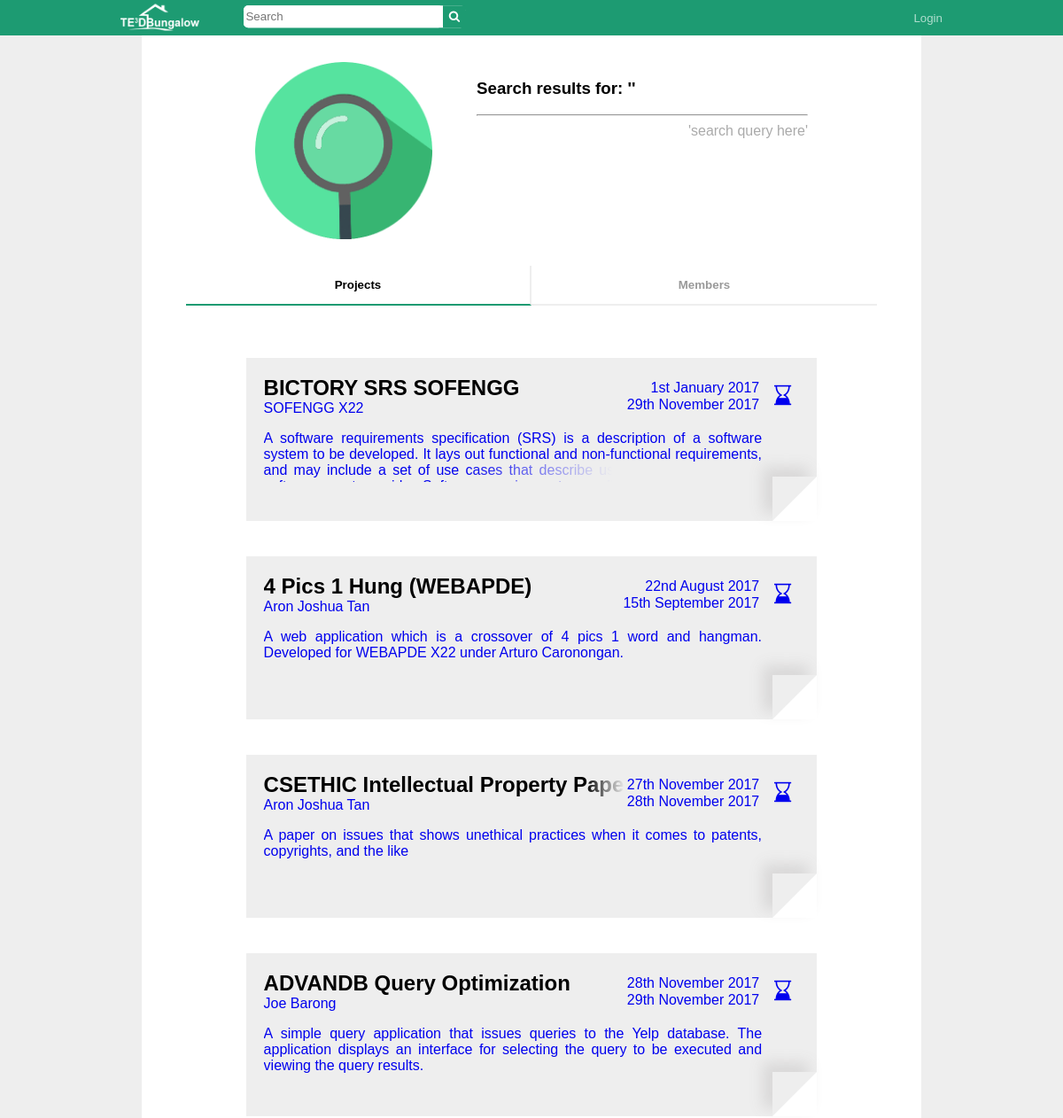
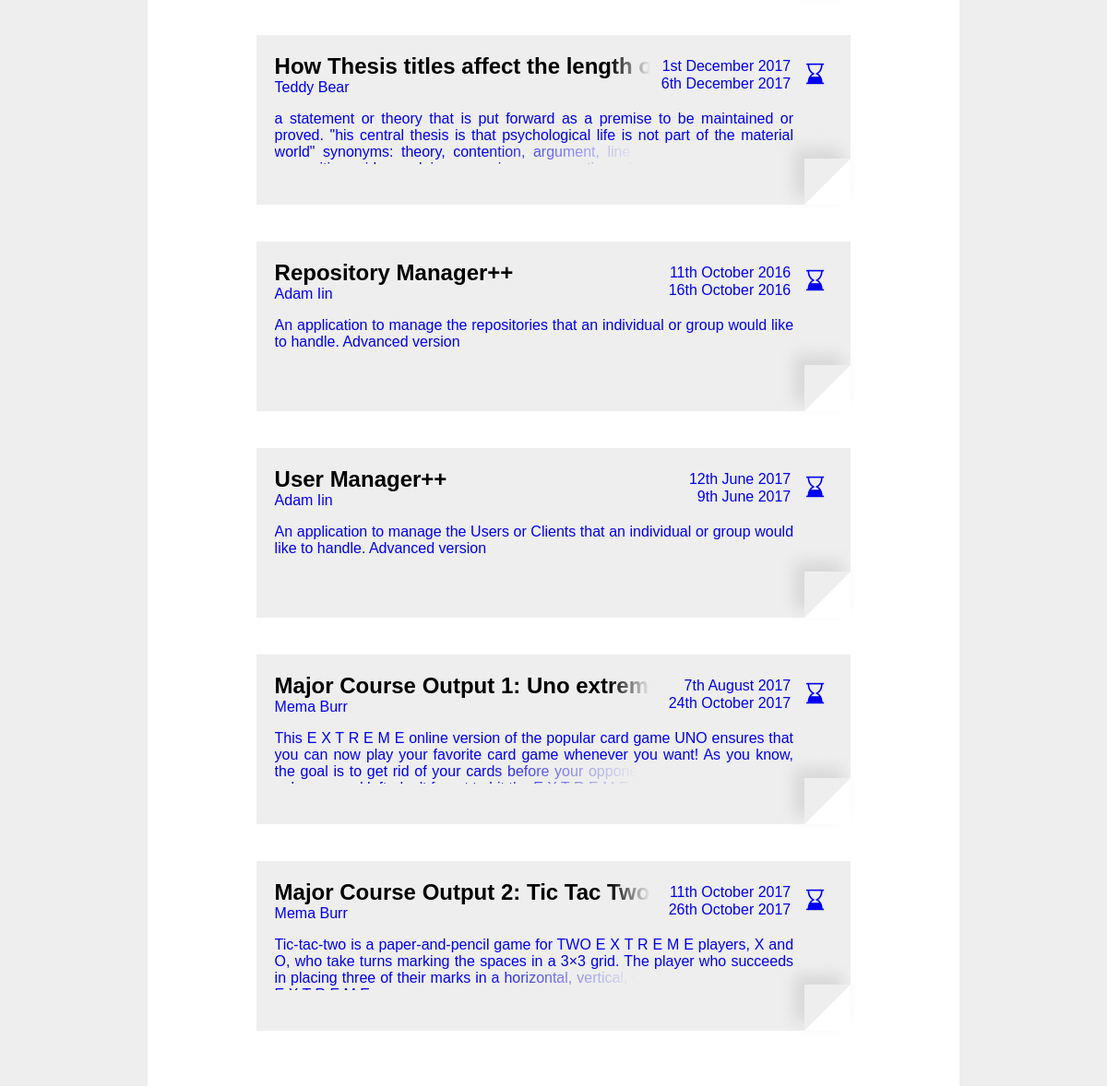
The page /search.php on the database as committed earlier (2 pictures, top to bottom).
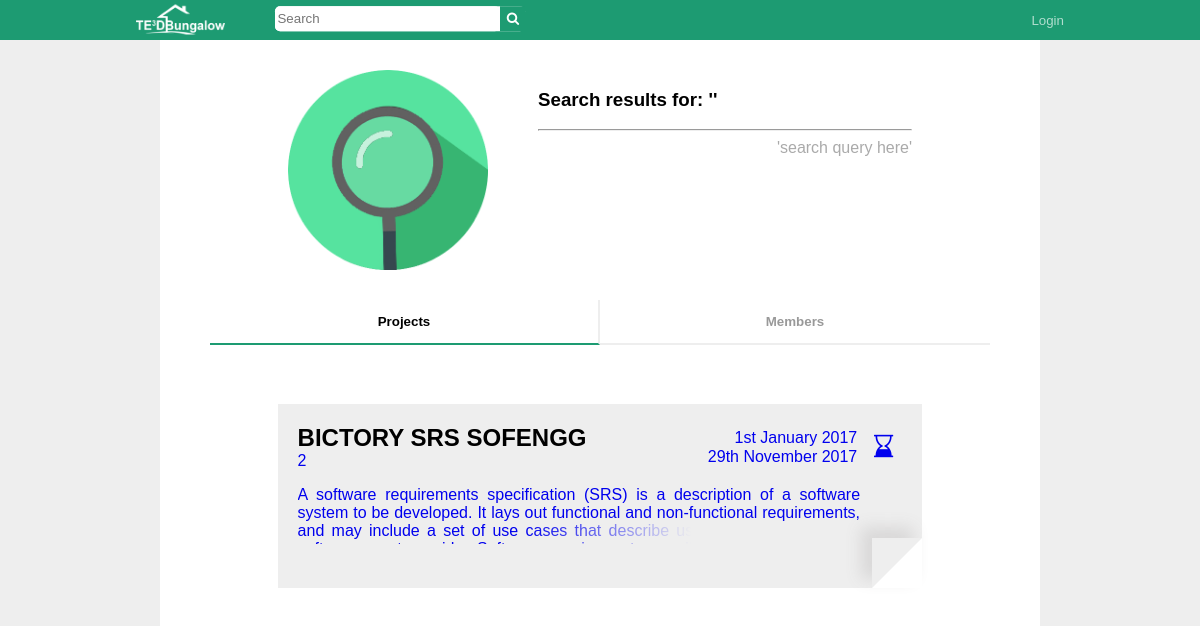
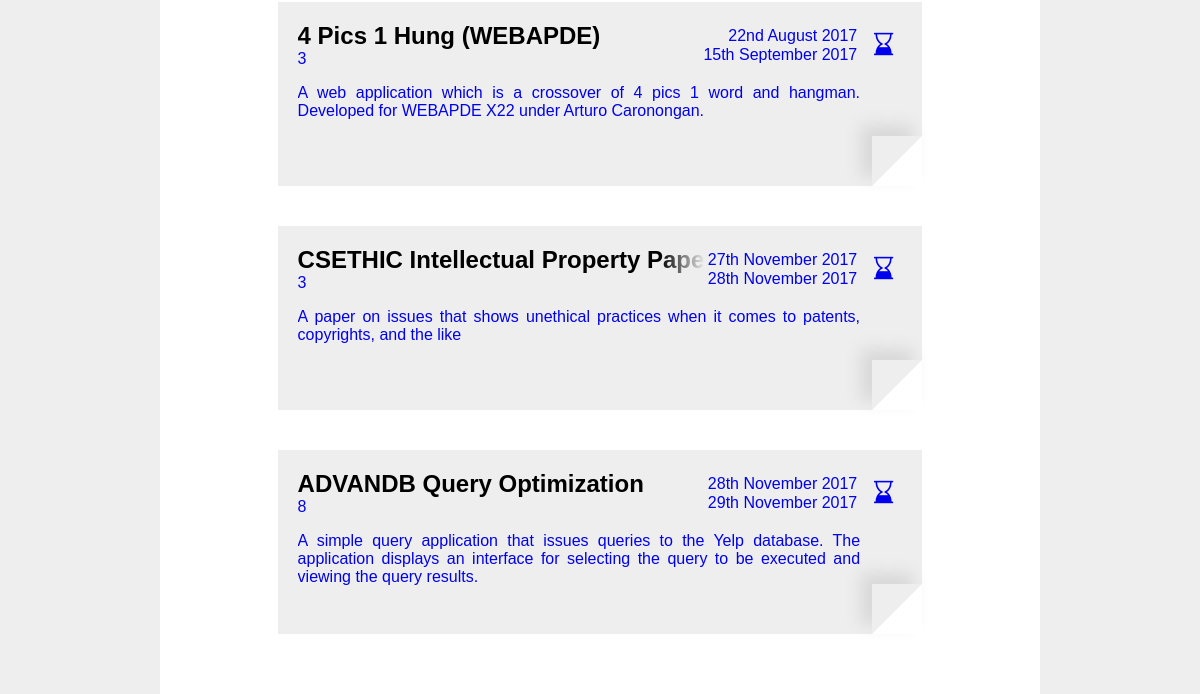
The same page on the database as committed later (2 pictures, top to bottom).
### tables this page shows
CREATE TABLE `tptable` (
  `tpID` int(11) NOT NULL,
  `tpTitle` varchar(99) NOT NULL,
  `tpDesc` varchar(5000) NOT NULL,
  `tpSDate` date NOT NULL,
  `tpEDate` date DEFAULT NULL,
  `tpAccessLVL` int(11) NOT NULL,
  `pHead` varchar(50) DEFAULT NULL
);

### html/search.php (the view, shortened to what this page needs)
<?php
    include '../php/dbh.php';
?>
<!DOCTYPE html>
<html>
<link rel="stylesheet" href="https://cdnjs.cloudflare.com/ajax/libs/font-awesome/4.7.0/css/font-awesome.min.css">
<link rel="stylesheet" href="../css/style.css">
<link rel="stylesheet" href="../css/index.css">
</head>
<body>
  <div id="toolbar">
    <div id="logo">
      <a href="index.php"><img src="../images/logo_full.png" height="30px"></a>
    </div>
    <div id="searchBar">
      <form action="search.php" method="POST">
        <input id="searchTerm" type="text" name="search-field" placeholder="Search"/>
        <button id="searchButton" type="submit" name ="search-button">
          <i class="fa fa-search"></i>
        </button>
      </form>
    </div>
    <?php
      $uli = '0';
      if(isset($_COOKIE['loggedIn'])){
        $uli = $_COOKIE['loggedIn'];
        if($uli == '1'){
          echo "<ul id=\"toolbarButtons\">
                  <li><button id=\"notificationButton\" class=\"toolbarButton\" onclick=\"openNotifications()\"><i id=\"notificationCount\">99</i><i class=\"fa fa-bell\"></i></button></li>
                  <li><button id=\"userName\" class=\"toolbarButton\" onclick=\"location.href='profile.php?mName=".$_COOKIE['uFName']." ".$_COOKIE['uLName']."&isUser=1';\">".$_COOKIE['uFName']." ".$_COOKIE['uLName']."</button></li>
                  <li><button class=\"toolbarButton\" onclick=\"location.href='../php/logOut.php'\">Logout</button></li>
                </ul>";
        }else{
          echo "<ul id=\"toolbarButtons\">
                  <li><button class=\"toolbarButton\" name=\"li1\" onclick=\"openLogin();\">Login</button></li>
                </ul>";
        }
      }else{
          echo "<ul id=\"toolbarButtons\">
                  <li><button class=\"toolbarButton\" name=\"".$uli."\" onclick=\"openLogin();\">Login</button></li>
                </ul>";
      }
    ?>
  </div>
  <div id="wrap">
    <div id="pageHead">
      <img src="../images/searchlogo.png">
      <?php
        echo "<h3>Search results for: '".$_POST['search-field']."'</h3>"
      ?>
      <hr>
      <p class="pageLegend">
        'search query here'
      </p>
    </div>
    <div id="tabButtons">
      <button id="defaultOpen" class="tabButton half" onclick="openTab(event, 'projects')">Projects</button>
      <button class="tabButton half" onclick="openTab(event, 'members')">Members</button>
    </div>
    <div id="projects" class="tabContent">
      <?php
          $term = $_POST['search-field'];
          $sql = "SELECT * FROM tptable WHERE tpTitle LIKE '%".$term."%' OR tpDesc LIKE '%".$term."%'";
          $result = mysqli_query($conn,$sql);
          $queryResults = mysqli_num_rows($result);
          if ($queryResults > 0){
            while ($row = mysqli_fetch_assoc($result)){
                  $iClass = "";
                  $projStart = "";
                  $projEnd = "";
                  if($row['tpEDate'] != null && $row['tpEDate'] == $row['tpSDate']){
                    $iClass = "projectStatus fa fa-hourglass";
                    $date = date_create($row['tpSDate']);
                    $projStart = date_format($date, 'jS F Y');
                    $date = date_create($row['tpEDate']);
                    $projEnd = date_format($date, 'jS F Y');
                  }
                  else if($row['tpEDate'] != null && $row['tpEDate'] != $row['tpSDate']){
                    $iClass = "projectStatus fa fa-hourglass-end";
                    $date = date_create($row['tpSDate']);
                    $projStart = date_format($date, 'jS F Y');
                    $date = date_create($row['tpEDate']);
                    $projEnd = date_format($date, 'jS F Y');
                  }
                  else if($row['tpEDate'] == null){
                    $iClass = "projectStatus fa fa-hourglass-2";
                    $date = date_create($row['tpSDate']);
                    $projStart = date_format($date, 'jS F Y');
                  }
                  echo "<a href='project.php?pid=".$row['tpID']."' style=\"text-decoration:none;\"><div class=\"projectDisplay\">
                  <i class=\"".$iClass."\"></i>
                  <p class=\"projectTitle\">".$row['tpTitle']."
                  <p class=\"projectHead\">".$row['pHead']."
                  <p class=\"projectStart\">".$projStart."
                 <p class=\"projectEnd\">".$projEnd."
                 <p class=\"projectAbstract\">".$row['tpDesc']."
                  <div class=\"cornerFold\">
                  </div>
                  </div></a>";
            }
          }
      ?>
    </div>
  <div id="wrapbg">
  </div>
  <div id="optionsBackground" onclick="closeOptions()"></div>
</body>
</html>

### css/style.css (style rules this page uses)
html, body { background: #eeeeee; font-family: Arial, Helvetica, sans-serif; height: 100%; margin: 0; overflow-y: overlay; }
#toolbar { background: #1d9b72; box-sizing: border-box; height: 40px; line-height: 40px; top: 0; padding: 0 8% 0 8%; position: fixed; width: 100%; z-index: 2; }
#logo { display: inline-block; float: left; margin: 0 50px 0 40px; padding: 0; transform: translateY(10%); }
#searchBar { background: #fff; border-radius: 5px; display: inline-block; height: 25px; margin: 0; padding: 0; position: relative; transform: translateY(25%); width: 250px; }
#searchTerm { border: none; border-radius: 5px; float: left; height: 21px; margin: 0; outline: none; padding: 2px; width: 221px; }
#searchButton { background: #1d9b72; border: none; color: #fff; float: right; height: 25px; margin: 0; outline: none; width: 25px; }
#toolbarButtons { list-style-type: none; float: right; margin: 0; padding: 0; }
#toolbarButtons li { float: left; margin: 0; padding: 0; }
#wrap { background: #fff; margin: 0 auto; padding: 50px; width: 65%; z-index: 1; }
#wrapbg { background: #fff; display: block; height: 100%; left: 0; margin: 0 auto; padding: 50px; position: fixed; right: 0; width: 65%; z-index: 0; }
#pageHead { display: block; margin: 0 auto 10px auto; min-height: 200px; padding: 20px; position: relative; width: 80%; }
#pageHead img { float: left; height: 200px; margin: 0 50px 0 0; }
#optionsBackground { background: none; display: block; height: 100%; left: 0; position: absolute; top: 0; width: 100%; z-index: 2; }
#tabButtons { display: inline-block; height: 50px; margin: 0 auto 0 auto; width: 100%; }
#tabButtons button.active { border-bottom: 2px solid #1d9b72; color: #000; }
.toolbarButton { background: #1d9b72; border: none; color: #b0ddce; cursor: pointer; height: 35px; margin: 0 20px 0 0; outline: none; padding: 0 20px 0 20px; }
.pageLegend { color: #aaa; float: right; margin: 0; }
.tabButton { background: none; border: none; border-bottom: 2px solid #eee; border-right: 2px solid #eee; color: #999; cursor: pointer; float: left; font-weight: bold; outline: none; padding: 14px 16px; width: 33.33%; }
.half { width: 50%; }
.tabButton:last-child { border-right: none; }
.tabContent { display: none; height: 100%; padding: 10px 12px; position: relative; }
.projectDisplay { background: #eeeeee; display: block; height: 18vh; margin: 40px auto 40px auto; padding: 20px; position: relative; width: 80%; }
.projectDisplay:last-child { margin: 40px auto 0 auto; }
.projectStatus { display: block; font-size: 1.4em; position: absolute; right: 1.3em; top: 1.4em; }
.projectTitle { color: #000; display: block; font-size: 1.5em; font-weight: bold; margin: 0; overflow: hidden; padding: 0; position: relative; text-decoration: none; width: 75%; white-space: nowrap; }
.projectHead { margin: 0; padding: 0; }
.projectTitle:after { background: linear-gradient(to right, rgba(238, 238, 238, 0), rgba(238, 238, 238, 1) 50%); bottom: 0; content: ""; height: 1.2em; position: absolute; right: 0; text-align: right; width: 20%; }
.projectStart { clear: both; float: right; margin: 0 7%; padding: inherit; position: absolute; right: 0; top: .3em; }
.projectEnd { clear: both; float: right; margin: 0 7%; padding: inherit; position: absolute; right: 0; top: 1.5em; }
.projectAbstract { display: block; height: 3.6em; overflow: hidden; position: relative; text-align: justify; width: 93%; }
.projectAbstract:after { background: linear-gradient(to right, rgba(238, 238, 238, 0), rgba(238, 238, 238, 1) 50%); bottom: 0; content: ""; height: 1.2em; position: absolute; right: 0; text-align: right; width: 60%; }
.cornerFold { border-bottom: 50px solid #fff; border-left: 50px solid #eee; box-shadow: -10px -10px 15px 1px #d9d8d8; bottom: 0; height: 0; position: absolute; right: 0; width: 0; }

Rows that differ between the two databases and show on the page:
removed tptable: tpTitle "How Thesis titles affect the length of…", pHead "Teddy Bear", tpSDate "1st December 2017", tpEDate "6th December 2017", tpDesc "a statement or theory that is put forward as a premise to be maintained or proved. \"his central thesis is that psychological life is not part of the material world\" synonyms: theory, contention, argument, line of argument, proposal,…"
removed tptable: tpTitle "Repository Manager++", pHead "Adam Iin", tpSDate "11th October 2016", tpEDate "16th October 2016", tpDesc "An application to manage the repositories that an individual or group would like to handle. Advanced version"
removed tptable: tpTitle "User Manager++", pHead "Adam Iin", tpSDate "12th June 2017", tpEDate "9th June 2017", tpDesc "An application to manage the Users or Clients that an individual or group would like to handle. Advanced version"
removed tptable: tpTitle "Major Course Output 1: Uno extreme", pHead "Mema Burr", tpSDate "7th August 2017", tpEDate "24th October 2017", tpDesc "This E X T R E M E online version of the popular card game UNO ensures that you can now play your favorite card game whenever you want! As you know, the goal is to get rid of your cards before your opponents do. When you have…"
removed tptable: tpTitle "Major Course Output 2: Tic Tac Two…", pHead "Mema Burr", tpSDate "11th October 2017", tpEDate "26th October 2017", tpDesc "Tic-tac-two is a paper-and-pencil game for TWO E X T R E M E players, X and O, who take turns marking the spaces in a 3×3 grid. The player who succeeds in placing three of their marks in a horizontal, vertical, or diagonal row wins the…"
changed tptable "BICTORY SRS SOFENGG": pHead "SOFENGG X22" → "2"
changed tptable "4 Pics 1 Hung (WEBAPDE)": pHead "Aron Joshua Tan" → "3"
changed tptable "CSETHIC Intellectual Property Paper": pHead "Aron Joshua Tan" → "3"
changed tptable "ADVANDB Query Optimization": pHead "Joe Barong" → "8"
